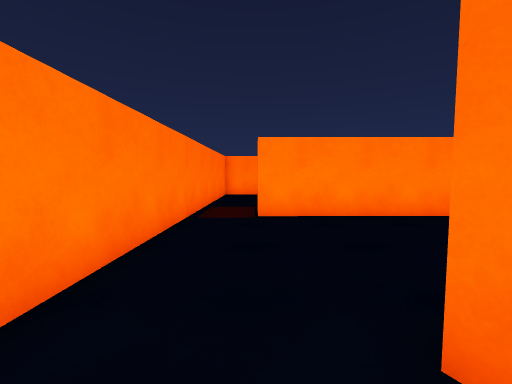
View 1 (above)

24 first-person views from a walk through a 3-D level made in the Unity game engine. The camera is 1.3 m above the floor, tilts 4° down and sees 90° across. The floor is counted in squares, 1 m on a side. Each view is taken from the middle of a square. On the plan, view 1 faces up. The plan holds only what a view shows up to about 13 squares ahead; the rest is blank. The place goes on beyond the plan. The player is left out.

View 2
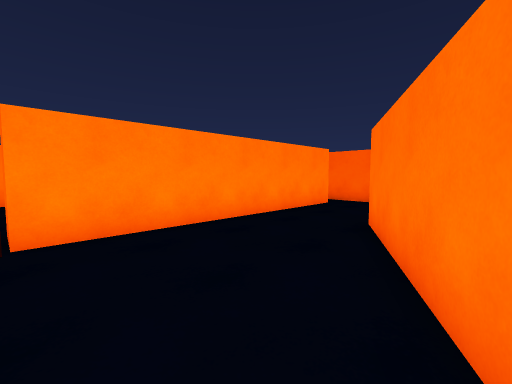

View 3
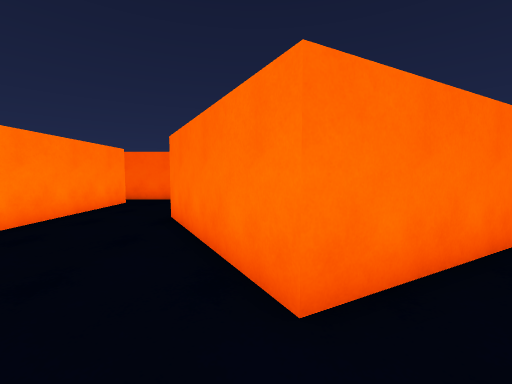

View 4
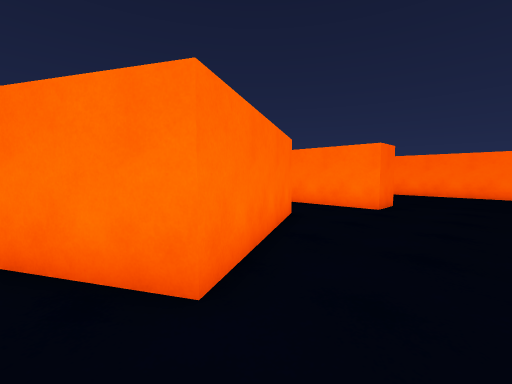

View 5
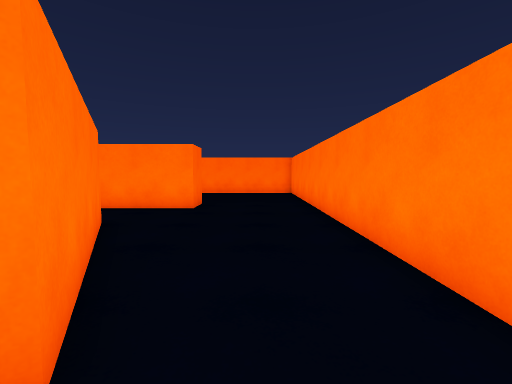

View 6
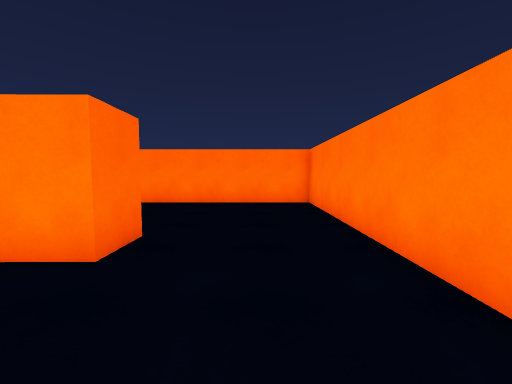

View 7
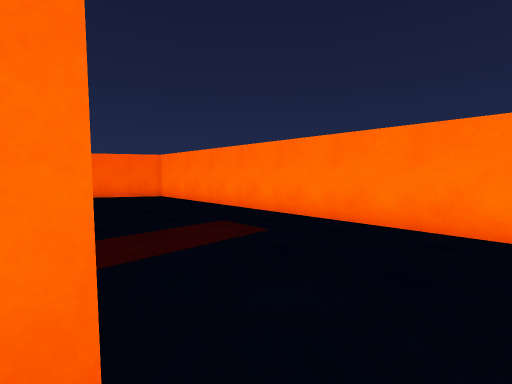

View 8
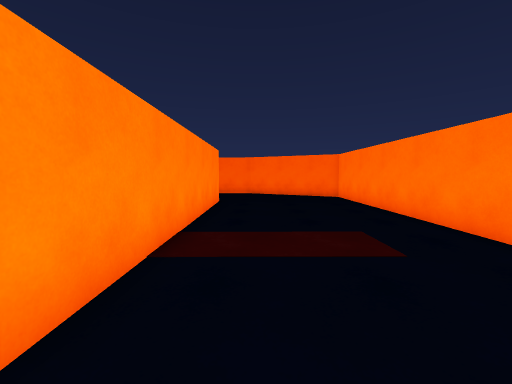

View 9
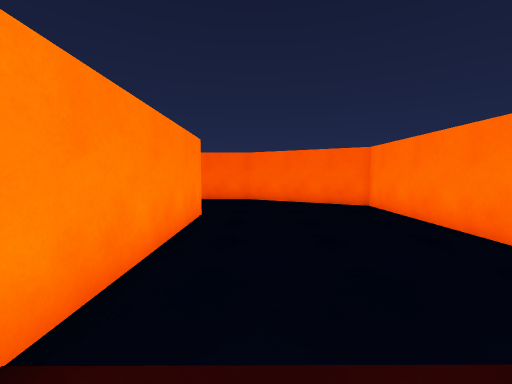

View 10
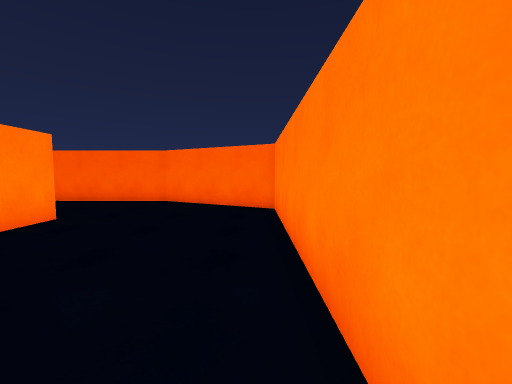

View 11
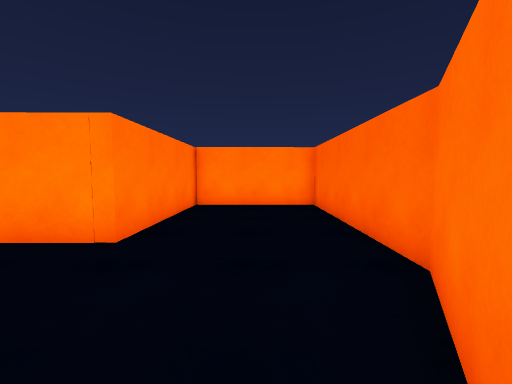

View 12
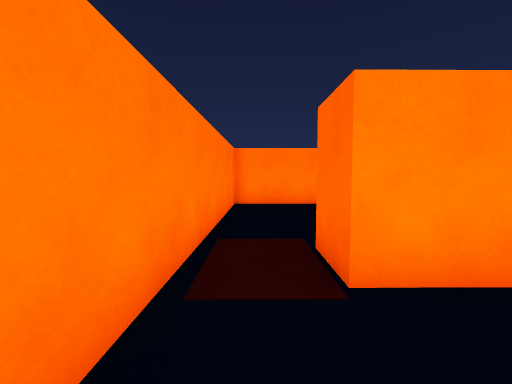

View 13
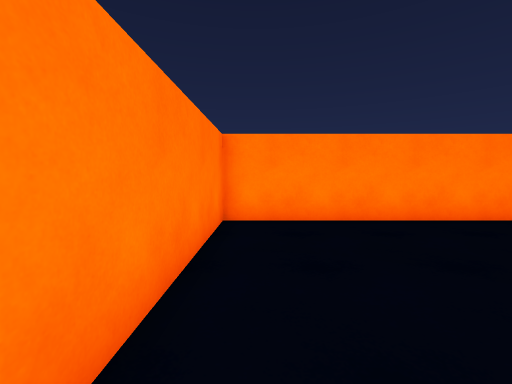

View 14
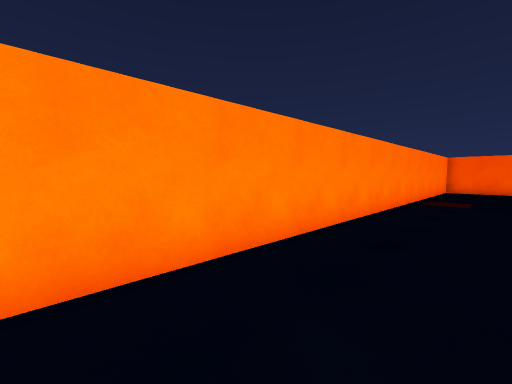

View 15
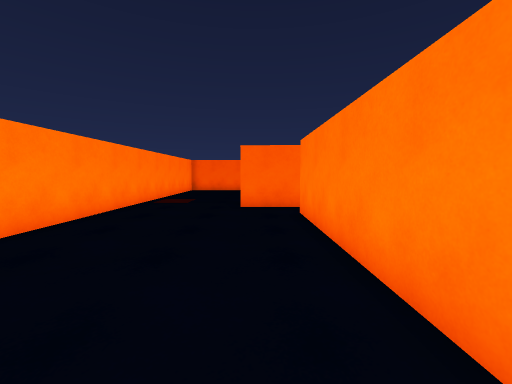

View 16
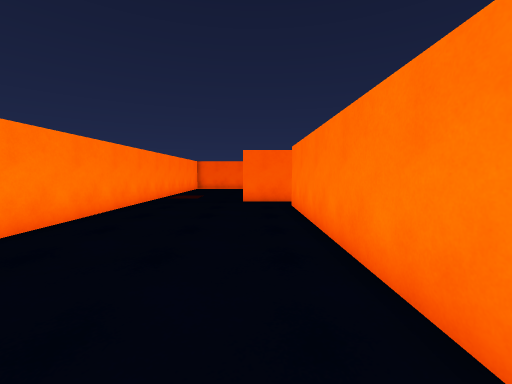

View 17
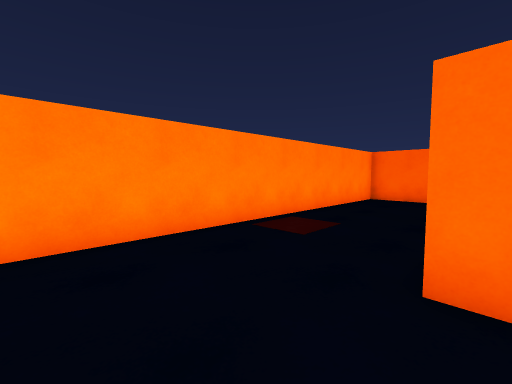

View 18
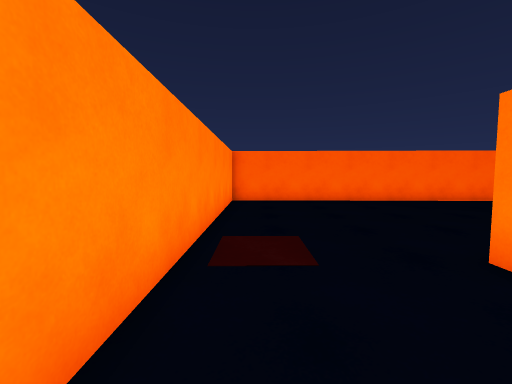

View 19
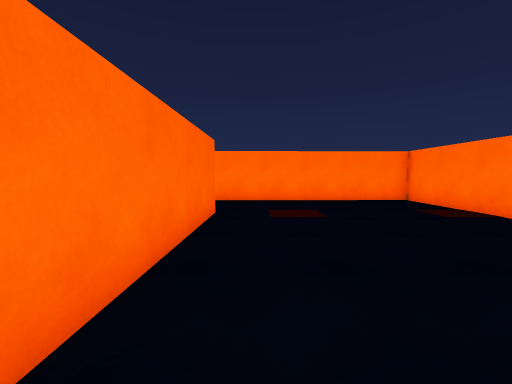

View 20
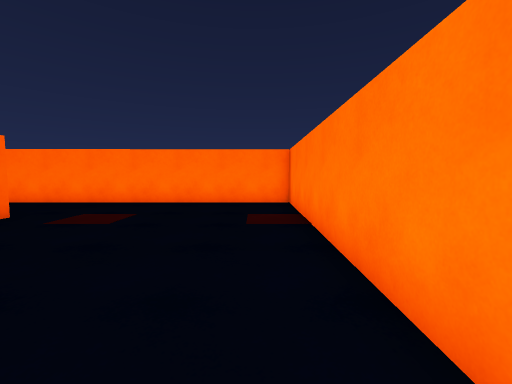

View 21
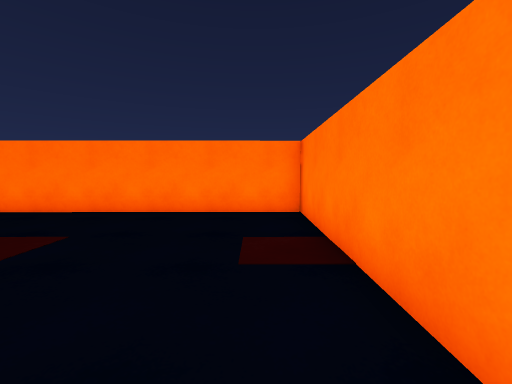

View 22
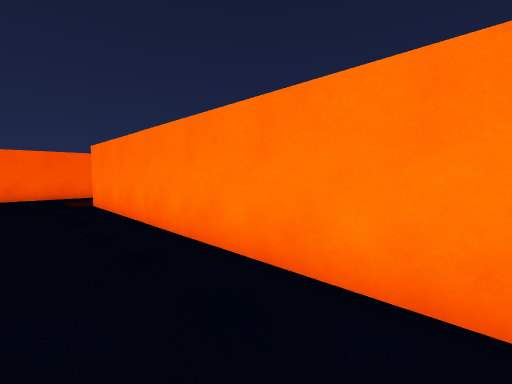

View 23
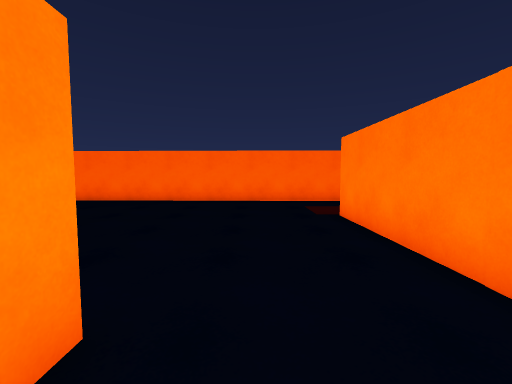

View 24
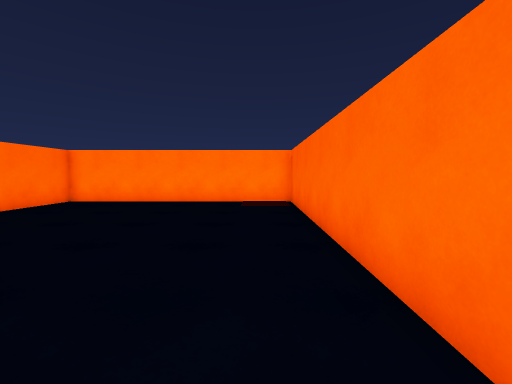

### Floor plan
Points are (right, up) in squares from view 1. A wall is a line through its corners. A room is listed if a view was taken in it or the views show most of it. See-through windows are left out.
Room 1 (views 1, 2, 3, 4, 5, 6, 7, 8, 9, 10, 11, 12)
walls: (4.2, -3.9) (1.2, 1.6) (6.9, 4.7); (13.4, -1.9) (13.3, -8.2) (2.4, -8.3) (2.4, -6.7) (6.3, -6.7); (12, 6.4) (12.1, 7.6); (10.7, 7.9) (0.1, 7.8); (-2.1, 7.5) (-2.5, -14.7) (15.6, -14.7) (18.3, -9.6) (18.5, -2.2) (13.4, -2.2)
Room 2 (views 13, 14, 15, 16, 17, 18, 19, 20, 21, 22, 23, 24)
walls: (22.4, 3.3) (22.6, 16.2); (24, 3.4) (23.3, 3.4); (13.4, -0.8) (30, -0.6); (13.6, 9.7) (13.5, -1); (12.1, 7.6) (12.1, 8.5); (12.1, 9.2) (12.1, 11.6); (13.3, 11.6) (13.8, 11.6); (22.2, 16.2) (-1.9, 16.2) (-2.1, 7.5); (34.4, -2.1) (34.7, 16.2) (24.2, 16.2) (24.1, 12.8); (1.4, 9.4) (10.7, 9.5); (0.1, 7.8) (0.1, 8.4)
objects: block (0, 9); block (14, 4)

Positions as (right, up) in squares from view 1, and headings:
1: (0, 0), facing up
2: (0, 2), facing up-right
3: (-1, 2), facing right
4: (-1, 3), facing down-right
5: (0, 3), facing down
6: (0, -3), facing down
7: (1, -8), facing down-right
8: (1, -10), facing right
9: (5, -10), facing right
10: (6, -14), facing right
11: (16, -13), facing up
12: (-1, 5), facing up
13: (-1, 9), facing up
14: (1, 13), facing up-right
15: (2, 11), facing right
16: (0, 11), facing right
17: (9, 11), facing up-right
18: (10, 15), facing right
19: (21, 12), facing down
20: (15, 11), facing down
21: (15, 8), facing down
22: (18, 2), facing down-right
23: (22, 2), facing right
24: (33, 4), facing up
